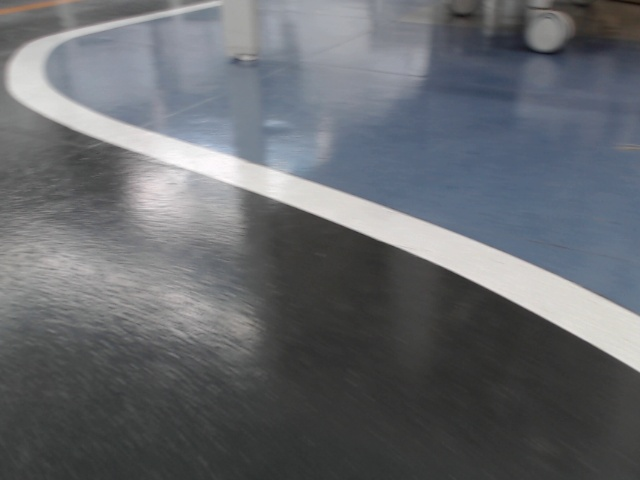
#> input picture 2次/dataset/60-74/photo_1297_angle_60.jpg, 640 x 480 px, found by its file name; its folder holds only this picture in this run
$ python processed_dataset.py
#> lines starting #> are read from the running program, lines starting #| are printed output that depends on the picture
import os
from PIL import Image

# 元フォルダパス
root_folder = r"C:\Users\USER\Desktop\copy2"  # 実際のフォルダパスに置き換え
folders = ["60-74", "75-89", "90", "91-104", "105-120"]

# 出力先フォルダ（上書き保存する場合は同じパスを指定）
output_root_folder = r"C:\Users\USER\Desktop\processed_images"

# 画像サイズ
resize_size = (64, 64)

# 処理の実行
for folder_name in folders:
    input_folder_path = os.path.join(root_folder, folder_name)
    output_folder_path = os.path.join(output_root_folder, folder_name)

    # 出力先フォルダがない場合は作成
    if not os.path.exists(output_folder_path):
        os.makedirs(output_folder_path)

    # 画像を1つずつ処理
    for image_name in os.listdir(input_folder_path):
        if image_name.endswith(('.jpg', '.png')):  # 対応する画像形式を指定
            input_image_path = os.path.join(input_folder_path, image_name)
            output_image_path = os.path.join(output_folder_path, image_name)

            # 画像を開く
            with Image.open(input_image_path) as img:
                # 元画像のサイズ取得
#> img is the input picture: PIL image 640x480 RGB; mean R, G, B 101.8, 105, 109.5
                width, height = img.size
#> width = 640; height = 480

                # 上部20%をカット
                crop_area = (0, int(height * 0.2), width, height)  # (left, upper, right, lower)
#> crop_area = (0, 96, 640, 480)
                cropped_img = img.crop(crop_area)
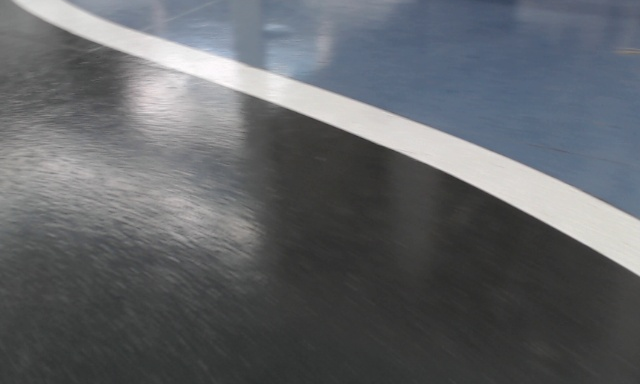
#> cropped_img: PIL image 640x384 RGB; mean R, G, B 97.4, 100.6, 104.4

                # 64x64にリサイズ
                resized_img = cropped_img.resize(resize_size)
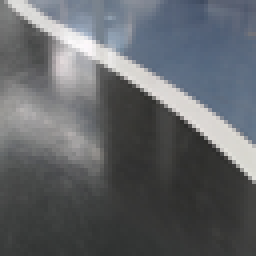
#> resized_img: PIL image 64x64 RGB (shown 4 times larger); mean R, G, B 97.4, 100.6, 104.4
#> (the run stopped early here; a loop or call above may not have finished)
